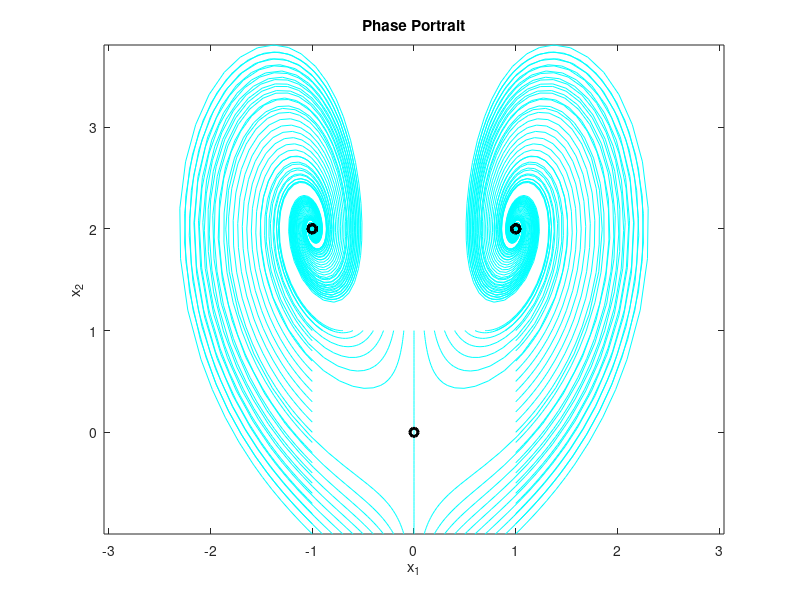

The MATLAB source for this figure: (Note: this script raises an error after producing the figure.)
% Erivelton Gualter
% Nonlinear System - Homework 1 - Question 3

function question3()

    figure('Name','Question 3 - Phase Portrait','NumberTitle','off');
    hold on;
    axis equal
        
    xl = 1; yl = 1;
    for x = -xl:0.1:xl
        for y = -yl:0.1:yl
            if abs(x) == xl || abs(y) == yl
                x0 = [x; y];
                [t, X] =ode45(@derEquation3,[0 20],x0);  
                plot(X(:,1), X(:,2), 'c'); 
                plot(X(end,1), X(end,2), 'ok', 'LineWidth', 2);
            end
        end
    end

    title('Phase Portrait');
    ylabel('x_2'); xlabel('x_1');
    box on
    print('question3','-depsc')

    J1 = jacob([0 0]);
    J2 = jacob([-1 2]);
    J3 = jacob([1 2]);

    j1 = jordan(J1);
    j2 = jordan(J2);
    j3 = jordan(J3);
    
    figure;
    subplot(121); plotZphase(j1); axis(5*[-1 1 -1 1]); ylabel('z_2'); xlabel('z_1'); box on
    subplot(122); plotZphase(J1); axis(5*[-1 1 -1 1]); ylabel('x_2'); xlabel('x_1'); box on
    print('question3a','-depsc')
    
    figure;
    subplot(121); plotZphase(j2); axis(5*[-1 1 -1 1]); ylabel('z_2'); xlabel('z_1'); box on
    subplot(122); plotZphase(J2); axis(5*[-1 1 -1 1]); ylabel('x_2'); xlabel('x_1'); box on
    print('question3b','-depsc')
    
    figure;
    subplot(121); plotZphase(j3); axis(5*[-1 1 -1 1]); ylabel('z_2'); xlabel('z_1'); box on
    subplot(122); plotZphase(J3); axis(5*[-1 1 -1 1]); ylabel('x_2'); xlabel('x_1'); box on
    print('question3c','-depsc')
    
    % Functions
    function xDer = derEquation3 (t, x)
        x1 = x(1);
        x2 = x(2);

        xd1 = 2*x1 - x1*x2;
        xd2 = 2*x1*x1 - x2;

        xDer = [xd1; xd2];
    end

    function J = jacob(xe)
        x1e = xe(1); 
        x2e = xe(2); 
        J = [2-x2e, -x1e; 4*x1e, -1];
    end

            xd1 = 2*x1 - x1*x2;
        xd2 = 2*x1*x1 - x2;
    function plotZphase(A)
        sys = ss(A,[0;0],eye(2),0);

        hold on;
        axis equal

        xl = 3; yl = 3;
        for x = -xl:1:xl
            for y = -yl:1:yl
                if abs(x) == xl || abs(y) == yl
                    x0 = [x; y];
                    [~,T,X] = initial(sys, x0);
                    plot(X(:,1), X(:,2), 'b'); 
                end
            end
        end
        
        [x1, x2] = meshgrid(-5:0.5:5, -5:.5:5);
        x1dot = A(1,1).*x1 + A(1,2).*x2;
        x2dot = A(2,1).*x1 + A(2,2).*x2;
        quiver(x1,x2,x1dot, x2dot, 'color', 'cyan')

    end

end